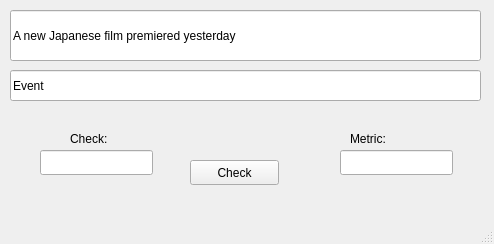
<?xml version="1.0" encoding="UTF-8"?>
<ui version="4.0">
 <class>MainWindow</class>
 <widget class="QMainWindow" name="MainWindow">
  <property name="geometry">
   <rect>
    <x>0</x>
    <y>0</y>
    <width>494</width>
    <height>244</height>
   </rect>
  </property>
  <property name="windowTitle">
   <string>MainWindow</string>
  </property>
  <widget class="QWidget" name="centralwidget">
   <widget class="QLabel" name="label_2">
    <property name="geometry">
     <rect>
      <x>70</x>
      <y>130</y>
      <width>67</width>
      <height>17</height>
     </rect>
    </property>
    <property name="text">
     <string>Check:</string>
    </property>
   </widget>
   <widget class="QLabel" name="label_3">
    <property name="geometry">
     <rect>
      <x>350</x>
      <y>130</y>
      <width>67</width>
      <height>17</height>
     </rect>
    </property>
    <property name="text">
     <string>Metric:</string>
    </property>
   </widget>
   <widget class="QLabel" name="label_4">
    <property name="geometry">
     <rect>
      <x>330</x>
      <y>130</y>
      <width>67</width>
      <height>17</height>
     </rect>
    </property>
    <property name="text">
     <string/>
    </property>
   </widget>
   <widget class="QPushButton" name="push_check">
    <property name="geometry">
     <rect>
      <x>190</x>
      <y>160</y>
      <width>89</width>
      <height>25</height>
     </rect>
    </property>
    <property name="text">
     <string>Check</string>
    </property>
   </widget>
   <widget class="QLineEdit" name="label_check">
    <property name="geometry">
     <rect>
      <x>40</x>
      <y>150</y>
      <width>113</width>
      <height>25</height>
     </rect>
    </property>
   </widget>
   <widget class="QLineEdit" name="metric">
    <property name="geometry">
     <rect>
      <x>340</x>
      <y>150</y>
      <width>113</width>
      <height>25</height>
     </rect>
    </property>
   </widget>
   <widget class="QLineEdit" name="input_text">
    <property name="geometry">
     <rect>
      <x>10</x>
      <y>10</y>
      <width>471</width>
      <height>51</height>
     </rect>
    </property>
    <property name="text">
     <string>A new Japanese film premiered yesterday</string>
    </property>
   </widget>
   <widget class="QLineEdit" name="keywords">
    <property name="geometry">
     <rect>
      <x>10</x>
      <y>70</y>
      <width>471</width>
      <height>31</height>
     </rect>
    </property>
    <property name="text">
     <string>Event</string>
    </property>
   </widget>
  </widget>
  <widget class="QMenuBar" name="menubar">
   <property name="geometry">
    <rect>
     <x>0</x>
     <y>0</y>
     <width>494</width>
     <height>22</height>
    </rect>
   </property>
  </widget>
  <widget class="QStatusBar" name="statusbar"/>
 </widget>
 <resources/>
 <connections/>
</ui>
